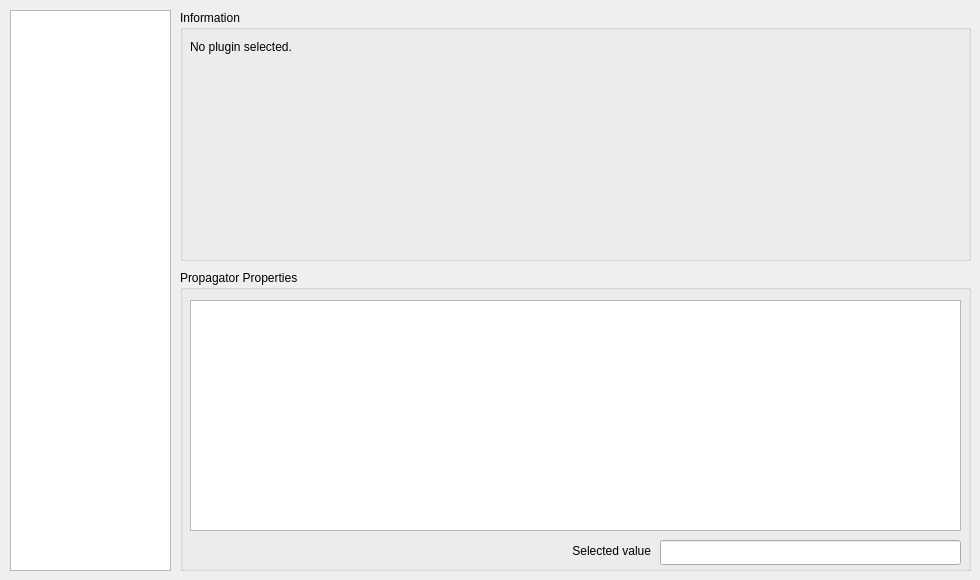
    <widget class="QWidget" name="tab_2">
     <attribute name="title">
      <string>Propagators</string>
     </attribute>
     <attribute name="toolTip">
      <string>View and select available OPI propagator plugins</string>
     </attribute>
     <widget class="QListWidget" name="listPlugins">
      <property name="geometry">
       <rect>
        <x>10</x>
        <y>10</y>
        <width>161</width>
        <height>561</height>
       </rect>
      </property>
      <property name="toolTip">
       <string>This is where all the propagator plugins are listed. Click on one to activate it and edit its PropagatorProperties.
If the list is empty, select a plugin folder using the main menu.</string>
      </property>
      <property name="iconSize">
       <size>
        <width>32</width>
        <height>32</height>
       </size>
      </property>
     </widget>
     <widget class="QGroupBox" name="groupBox_2">
      <property name="geometry">
       <rect>
        <x>180</x>
        <y>270</y>
        <width>791</width>
        <height>301</height>
       </rect>
      </property>
      <property name="title">
       <string>Propagator Properties</string>
      </property>
      <widget class="QListWidget" name="listPProps">
       <property name="geometry">
        <rect>
         <x>10</x>
         <y>30</y>
         <width>771</width>
         <height>231</height>
        </rect>
       </property>
      </widget>
      <widget class="QLineEdit" name="leCurrentPropertyValue">
       <property name="geometry">
        <rect>
         <x>480</x>
         <y>270</y>
         <width>301</width>
         <height>25</height>
        </rect>
       </property>
      </widget>
      <widget class="QLabel" name="lblSelectedValue">
       <property name="geometry">
        <rect>
         <x>10</x>
         <y>270</y>
         <width>461</width>
         <height>21</height>
        </rect>
       </property>
       <property name="text">
        <string>Selected value</string>
       </property>
       <property name="alignment">
        <set>Qt::AlignRight|Qt::AlignTrailing|Qt::AlignVCenter</set>
       </property>
      </widget>
     </widget>
     <widget class="QGroupBox" name="groupBox_4">
      <property name="geometry">
       <rect>
        <x>180</x>
        <y>10</y>
        <width>791</width>
        <height>251</height>
       </rect>
      </property>
      <property name="title">
       <string>Information</string>
      </property>
      <widget class="QLabel" name="lblPropInfo">
       <property name="geometry">
        <rect>
         <x>10</x>
         <y>30</y>
         <width>771</width>
         <height>211</height>
        </rect>
       </property>
       <property name="text">
        <string>No plugin selected.</string>
       </property>
       <property name="alignment">
        <set>Qt::AlignLeading|Qt::AlignLeft|Qt::AlignTop</set>
       </property>
       <property name="wordWrap">
        <bool>true</bool>
       </property>
      </widget>
     </widget>
    </widget>
